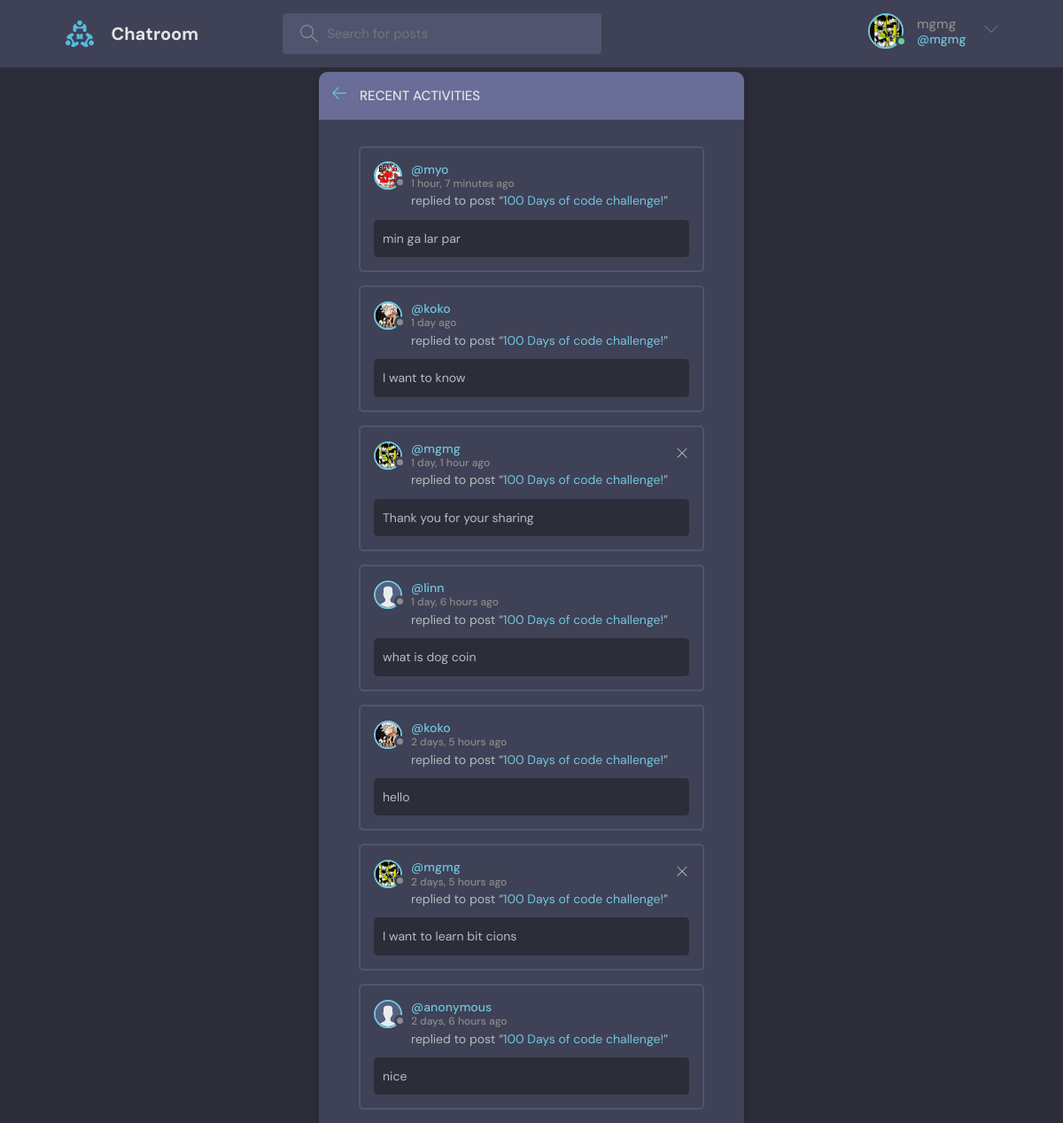
Screenshot of /activity (signed in) with the database file from the repository.
### chatroom/models.py (models this page shows, shortened)
class CustomUser(AbstractBaseUser, PermissionsMixin):
    email = models.EmailField(blank=True, default='', unique=True)
    name = models.CharField(max_length=250, blank=True,)
    user_bio = models.TextField(blank=True, null=True)
    user_profile = models.ImageField(upload_to="userprofile", null=True, default="userprofile/avatar.svg")
    is_active = models.BooleanField(default=True)
    is_superuser = models.BooleanField(default=True)
    is_staff = models.BooleanField(default=True)
    joined_date = models.DateTimeField(default=timezone.now)
    last_login = models.DateTimeField(blank=True, null=True)
    objects = CustomUserManager()
    USERNAME_FIELD = 'email'
    EMAIL_FIELD = 'email'
    REQUIRED_FIELDS = []
    class Meta:
        verbose_name = 'User'
        verbose_name_plural = 'Users'

class Message(models.Model):
    user = models.ForeignKey(CustomUser, related_name='usermessage', on_delete=models.CASCADE)
    room = models.ForeignKey(Room, related_name='roommessage', on_delete=models.CASCADE)
    comment = models.TextField()
    updated = models.DateTimeField(auto_now=True)
    created = models.DateTimeField(auto_now_add=True)
    class Meta:
        ordering = ['-updated', '-created']

### chatroom/views.py (the view)
# urls.py: path('activity', views.ActivitiesPage, name = 'activity'),
def ActivitiesPage(request):
    room_messages = Message.objects.all()
    return render(request, 'activities.html', {'room_messages' : room_messages})

### chatroom/templates/activities.html
{% extends 'main.html' %}
{% block content %}
    <main class="layout">
      <div class="container">
        <div class="layout__box">
          <div class="layout__boxHeader">
            <div class="layout__boxTitle">
              <a href="{% url 'home' %}">
                <svg version="1.1" xmlns="http://www.w3.org/2000/svg" width="32" height="32" viewBox="0 0 32 32">
                  <title>arrow-left</title>
                  <path
                    d="M13.723 2.286l-13.723 13.714 13.719 13.714 1.616-1.611-10.96-10.96h27.625v-2.286h-27.625l10.965-10.965-1.616-1.607z"
                  ></path>
                </svg>
              </a>
              <h3>Recent Activities</h3>
            </div>
          </div>
          <div class="activities-page layout__body">
            {% for message in room_messages %}
            <div class="activities__box">
              <div class="activities__boxHeader roomListRoom__header">
                <a href="{% url 'userprofile' message.user.id %}" class="roomListRoom__author">
                  <div class="avatar avatar--small">
                    <img src="{{ message.user.user_profile.url }}" />
                  </div>
                  <p>
                    {% if message.user.name %}
                      @{{ message.user.name }}
                    {% else %}
                      @anonymous
                    {% endif %}
                    <span>{{ message.created|timesince }} ago</span>
                  </p>
                </a>
                {% if request.user == message.user %}
                <div class="roomListRoom__actions">
                  <a href="{% url 'delete-message' message.id %}">
                    <svg version="1.1" xmlns="http://www.w3.org/2000/svg" width="32" height="32" viewBox="0 0 32 32">
                      <title>remove</title>
                      <path
                        d="M27.314 6.019l-1.333-1.333-9.98 9.981-9.981-9.981-1.333 1.333 9.981 9.981-9.981 9.98 1.333 1.333 9.981-9.98 9.98 9.98 1.333-1.333-9.98-9.98 9.98-9.981z"
                      ></path>
                    </svg>
                  </a>
                </div>
                {% endif %}
              </div>
              <div class="activities__boxContent">
                <p>replied to post “<a href="{% url 'room' message.room.id %}">100 Days of code challenge!</a>”</p>
                <div class="activities__boxRoomContent">
                  {{ message.comment }}
                </div>
              </div>
            </div>
            {% endfor %}
          </div>
        </div>
      </div>
    </main>
{% endblock %}

### templates/header.html (shortened to what this page needs)
{% load static %}
<header class="header header--loggedIn">
    <div class="container">
        <a href="{% url 'home' %}" class="header__logo">
            <img src="{% static 'images/logo.svg' %}" />
            <h1>Chatroom</h1>
        </a>
        <form class="header__search" method="GET" action="{% url 'home' %}">
            <label>
                <input name="search" placeholder="Search for posts" />
            </label>
        </form>
        <nav class="header__menu">
            {% if request.user.is_authenticated %}
            <div class="header__user">
                <a href="{% url 'userprofile' request.user.id %}">
                    <div class="avatar avatar--medium active">
                        <img src="{{request.user.user_profile.url}}" />
                    </div>
                    <p>
                        {% if request.user.name %}
                            {{ request.user.name }} <span>@{{ request.user.name }}</span>
                        {% else %}
                            anonymous <span>@anonymous</span>
                        {% endif %}
                    </p>
                </a>
                <button class="dropdown-button">
                    <svg version="1.1" xmlns="http://www.w3.org/2000/svg" width="32" height="32" viewBox="0 0 32 32">
                        <title>chevron-down</title>
                        <path d="M16 21l-13-13h-3l16 16 16-16h-3l-13 13z"></path>
                    </svg>
                </button>
            </div>
            {% else %}
            <a href="{% url 'login' %}">
                <img src="{% static 'images/avatar.svg' %}" />
                <p>Login</p>
            </a>
            {% endif %}
        </nav>
    </div>
</header>

### rows the page displays
CustomUser: user.user_profile (picture), user.name "mgmg"
Message: user.user_profile (picture), user.name "myo", created "1 hour, 7 minutes", comment "min ga lar par"
Message: user.user_profile (picture), user.name "koko", created "1 day", comment "I want to know"
Message: user.user_profile (picture), user.name "mgmg", created "1 day, 1 hour", comment "Thank you for your sharing"
Message: user.user_profile (placeholder picture), user.name "linn", created "1 day, 6 hours", comment "what is dog coin"
Message: user.user_profile (picture), user.name "koko", created "2 days, 5 hours", comment "hello"
Message: user.user_profile (picture), user.name "mgmg", created "2 days, 5 hours", comment "I want to learn bit cions"
Message: user.user_profile (placeholder picture), shows "@anonymous", created "2 days, 6 hours", comment "nice"
